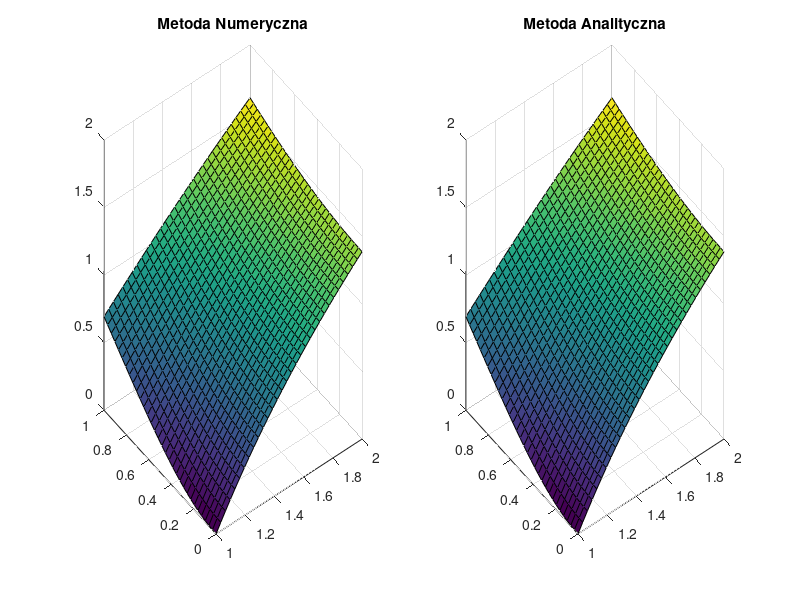

This figure's MATLAB source:
%metoda Younga
clc
clear all
tic

%funkcja
F = @(x,y) 0;

%rozwi�zanie analityczne
G = @(x,y) log(x.^2+y.^2);

%przedzia� omega
xa=1;
xb=2;
yc=0;
yd=1;

%warunki brzegowe
war1 = @(x) 2*log(x);
war2 = @(y) log(y.^2+4);
war3 = @(x) log(x.^2+1);
war4 = @(y) log(y.^2+1);

%siatka
n=30;
m=n;
lambda = 0.25*(cos(pi/n)+cos(pi/m))^2;
omega = 1+(lambda/(1+sqrt(1-lambda))^2);

h=(xb-xa)/(n+1);
x=linspace(xa,xb,n+2);
y=linspace(yc,yd,m+2);

tol=1e-4; 
error = 10; 
licznik=0; 

%tworzenie macierzy
M0=zeros(m,n)+1;
M1(1:n+2) = war1(x);
M2(1:m) = war2(y(2:length(y)-1));
M3(1:n+2) = war3(x);
M4(1:m) = war4(y(2:length(y)-1));

M0=[M4', M0, M2'];
M0=[M1;M0;M3];
M=M0;

for i=1:m+2
    for j=1:n+2
        g(i,j) = G(x(j),y(i));
    end
end

while error>tol
    for i=2:m+1
        for j=2:n+1
            M(i,j) =0.25*omega*(M(i+1,j)+M(i-1,j)+M(i,j+1)+M(i,j-1))+(1-omega)*M(i,j)-0.25*h^2*F(x(j),y(i));
        end
    end
    
    error=max(max(abs(M0-M)));
    M0=M;
    licznik = licznik+1;
    
end

%wykresy
[X,Y] = meshgrid(x,y);
subplot(1,2,1)
surf(X,Y,M0)
title('Metoda Numeryczna')
subplot(1,2,2)
surf(X,Y,(G(X,Y)))
title('Metoda Analityczna')

licznik
toc